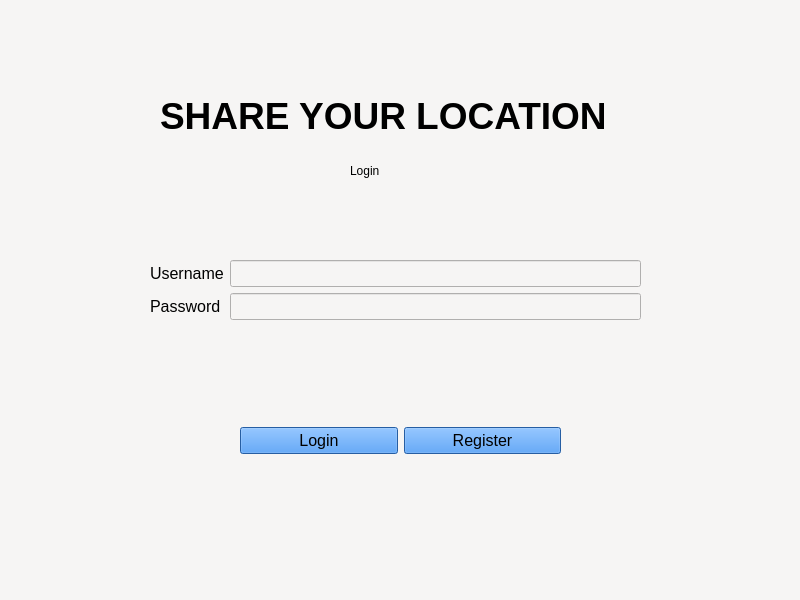
<?xml version="1.0" encoding="UTF-8"?>
<ui version="4.0">
 <class>MainWindow</class>
 <widget class="QMainWindow" name="MainWindow">
  <property name="enabled">
   <bool>true</bool>
  </property>
  <property name="geometry">
   <rect>
    <x>0</x>
    <y>0</y>
    <width>800</width>
    <height>600</height>
   </rect>
  </property>
  <property name="font">
   <font>
    <pointsize>12</pointsize>
   </font>
  </property>
  <property name="windowTitle">
   <string>Share your location - Log In</string>
  </property>
  <property name="styleSheet">
   <string notr="true">background-color: rgb(246, 245, 244);</string>
  </property>
  <widget class="QWidget" name="centralwidget">
   <widget class="QWidget" name="verticalLayoutWidget">
    <property name="geometry">
     <rect>
      <x>150</x>
      <y>260</y>
      <width>491</width>
      <height>101</height>
     </rect>
    </property>
    <layout class="QFormLayout" name="formLayout_2">
     <item row="0" column="0">
      <widget class="QLabel" name="username_label_2">
       <property name="font">
        <font>
         <pointsize>12</pointsize>
        </font>
       </property>
       <property name="text">
        <string>Username</string>
       </property>
      </widget>
     </item>
     <item row="2" column="0">
      <widget class="QLabel" name="pwd_label_2">
       <property name="font">
        <font>
         <pointsize>12</pointsize>
        </font>
       </property>
       <property name="text">
        <string>Password</string>
       </property>
      </widget>
     </item>
     <item row="0" column="1">
      <widget class="QLineEdit" name="user_input_2">
       <property name="font">
        <font>
         <pointsize>12</pointsize>
        </font>
       </property>
       <property name="text">
        <string/>
       </property>
      </widget>
     </item>
     <item row="2" column="1">
      <widget class="QLineEdit" name="pwd_input_2">
       <property name="font">
        <font>
         <pointsize>12</pointsize>
        </font>
       </property>
       <property name="text">
        <string/>
       </property>
       <property name="echoMode">
        <enum>QLineEdit::Password</enum>
       </property>
      </widget>
     </item>
    </layout>
   </widget>
   <widget class="QWidget" name="horizontalLayoutWidget">
    <property name="geometry">
     <rect>
      <x>240</x>
      <y>400</y>
      <width>321</width>
      <height>81</height>
     </rect>
    </property>
    <layout class="QHBoxLayout" name="horizontalLayout_2">
     <item>
      <widget class="QPushButton" name="login_btn_2">
       <property name="font">
        <font>
         <pointsize>12</pointsize>
        </font>
       </property>
       <property name="styleSheet">
        <string notr="true">background-color: rgb(53, 132, 228);</string>
       </property>
       <property name="text">
        <string>Login</string>
       </property>
      </widget>
     </item>
     <item>
      <widget class="QPushButton" name="register_btn_2">
       <property name="font">
        <font>
         <pointsize>12</pointsize>
        </font>
       </property>
       <property name="styleSheet">
        <string notr="true">background-color: rgb(53, 132, 228);</string>
       </property>
       <property name="text">
        <string>Register</string>
       </property>
      </widget>
     </item>
    </layout>
   </widget>
   <widget class="QLabel" name="title">
    <property name="geometry">
     <rect>
      <x>160</x>
      <y>100</y>
      <width>451</width>
      <height>31</height>
     </rect>
    </property>
    <property name="font">
     <font>
      <family>Ubuntu</family>
      <pointsize>28</pointsize>
      <weight>75</weight>
      <bold>true</bold>
     </font>
    </property>
    <property name="text">
     <string>SHARE YOUR LOCATION</string>
    </property>
   </widget>
   <widget class="QLabel" name="label">
    <property name="geometry">
     <rect>
      <x>350</x>
      <y>150</y>
      <width>81</width>
      <height>41</height>
     </rect>
    </property>
    <property name="styleSheet">
     <string notr="true">font: 700 24pt &quot;Ubuntu Condensed&quot;;</string>
    </property>
    <property name="text">
     <string>Login</string>
    </property>
   </widget>
  </widget>
  <action name="actionMy_account">
   <property name="checkable">
    <bool>false</bool>
   </property>
   <property name="text">
    <string>My account</string>
   </property>
   <property name="font">
    <font>
     <pointsize>10</pointsize>
    </font>
   </property>
   <property name="visible">
    <bool>true</bool>
   </property>
  </action>
  <action name="actionMy_location">
   <property name="text">
    <string>My location</string>
   </property>
   <property name="font">
    <font>
     <pointsize>10</pointsize>
    </font>
   </property>
  </action>
  <action name="actionMy_review">
   <property name="text">
    <string>My review</string>
   </property>
   <property name="font">
    <font>
     <pointsize>10</pointsize>
    </font>
   </property>
  </action>
 </widget>
 <resources/>
 <connections/>
</ui>
